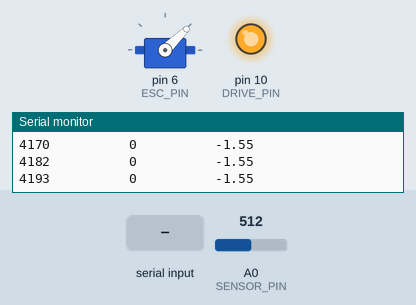
Recording of a sketch running on a simulated Arduino Uno, built with avr-gcc and run on an emulated ATmega328P. Parts: servo, output pins drawn as LEDs (lit = HIGH), the last lines printed to the serial monitor. The test bench sets the inputs (shaded band); at power-on: A0 (SENSOR_PIN) = 512.

Above: at 4.2 s.
4.3 s: "200\n" received over Serial
At 5.1 s:
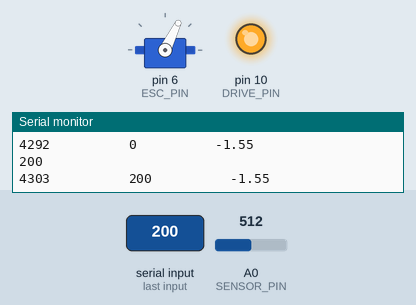
6.8 s: "c90\n" received over Serial
At 7.2 s:
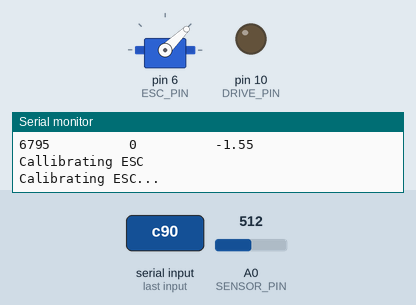
At 7.8 s:
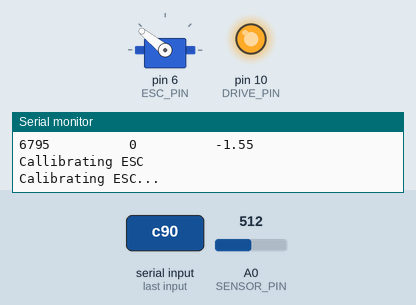
Timing chart, 0 to 21.8 s (numbered marks = the images above; inputs shaded):
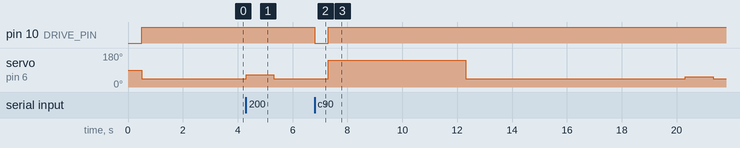

Measured:
- after the input at 4.3 s, servo on pin 6 (ESC_PIN): 44° → 64° at once, → 44° 1.0 s later
- after the input at 6.8 s, pin 10 (DRIVE_PIN): HIGH → LOW at once, → HIGH 0.50 s later; servo on pin 6 (ESC_PIN): 44° → 141° after 0.51 s, → 44° 5.0 s later, → 53° 8.0 s later, → 44° 1.0 s later

The sketch:

HoverTest.ino
```cpp
#include "Servo.h"

#define ESC_PIN         (6)   // PWM pin for signaling ESC
#define DRIVE_PIN       (10)  // Drive pin for power MOSFET

Servo ESC;
int speed = 0;

void arm(){
  Serial.print("Arming ESC... ");
  digitalWrite(DRIVE_PIN, LOW);   // Disconnect ESC from power
  delay(500);                     // Wait 500ms for ESC to power down
  setSpeed(0);                    // Set speed to 0
  digitalWrite(DRIVE_PIN, HIGH);  // Reconnect ESC to power
  delay(2500);                    // 2.5 second delay for ESC to respond
  Serial.println("Arming complete");
}

/* Callibrate ESC's PWM range for first use */
void callibrate() {
  Serial.print("Calibrating ESC... ");
  digitalWrite(DRIVE_PIN, LOW);   // Disconnect ESC from power
  delay(500);                     // Wait 500ms
  setSpeed(1000);                 // Request full speed
  digitalWrite(DRIVE_PIN, HIGH);  // Reconnect ESC to power
  delay(5000);                    // Wait 5 seconds
  setSpeed(0);                    // Request 0 speed
  delay(8000);                    // Wait 8 seconds
  Serial.println("Calibration complete");
}

void setSpeed(int input_speed){
  //Sets servo positions to different speed
  int us = map(input_speed, 0, 1000, 1000, 2000);
  ESC.writeMicroseconds(us);
}

#define SENSOR_PIN    (A0)
#define BUFFER_SIZE   (2)

int sensorVal;

volatile float filterBuffer[BUFFER_SIZE] = {0};
volatile float filteredVal = 0.0;
volatile int index = 0;

/*
 * Lowpass moving average filter to
 * smooth analog sensor readings
 */
float filter(float value) {
  // Remove oldest value from moving average
  filteredVal -= filterBuffer[index] / BUFFER_SIZE;

  // Add new value to buffer and incrememnt index
  filterBuffer[index++] = value;

  // Add new value to moving average
  filteredVal += value / BUFFER_SIZE;

  // Prevent index out of bounds errors
  index %= BUFFER_SIZE;

  return filteredVal;
}
unsigned long myTime;
void setup() {
  // Initialize serial communication
  Serial.begin(115200);
 // Configure MOSFET drive pin
  pinMode(DRIVE_PIN, OUTPUT);
  digitalWrite(DRIVE_PIN, LOW);

  // Attach ESC to designated pin.
  ESC.attach(ESC_PIN);

  // Arm ESC
  arm();
}

void loop() {
  if (Serial.available()) {
    // Check for calibration request
    if (Serial.peek() == 'c') {
      Serial.println("Callibrating ESC");
      callibrate();
      Serial.read();
    }
    // Otherwise, interpret as new throttle value
    else {
      speed = Serial.parseInt();
      Serial.println(speed);
      setSpeed(speed);
    }
}
 sensorVal = analogRead(SENSOR_PIN);
  myTime = millis();
  Serial.print(myTime);
  Serial.print("          ");
  Serial.print(speed);
  Serial.print("          ");
  Serial.println(filter(-0.3656*sensorVal+185.64), 2);
  delay(10);
}
```
